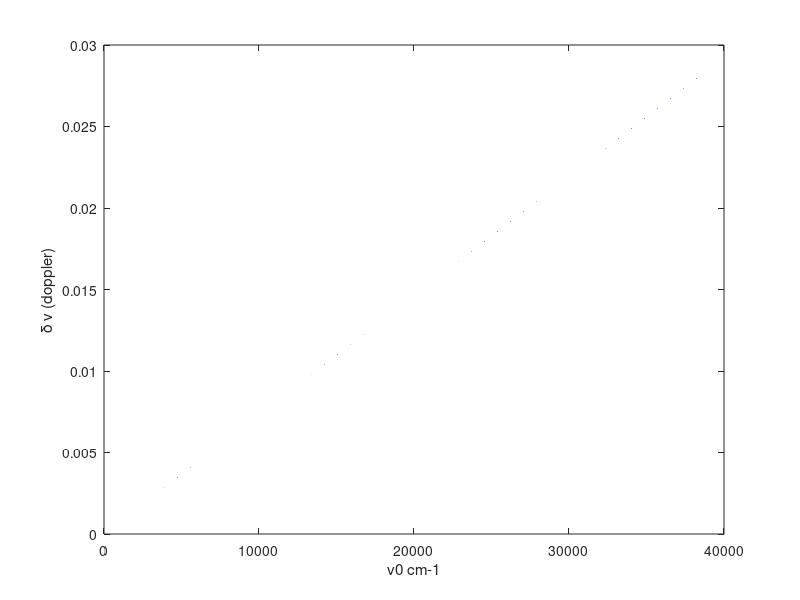

MATLAB code to generate this figure: (Note: this script raises an error after producing the figure.)
% function [y] = dopplerwidth_database(v0,T,m)

figure(1); clf;

%% eg this should show 0.0025 cm-1 spacing for 0800-2800 cm-1
%% eg this should show 0.0015 cm-1 spacing for 0500-0800 cm-1

v0 = 0.1:0.1:4000;    %% original only upto NIR
v0 = 0.1:0.1:20000;   %% new upto VIS
v0 = 0.1:0.1:40000;   %% new upto VIS/UV
T  = 200;
m  = 48;

% optimized for dopplerwidth_database(0.1:0.1:4000,150,50);
% optimized for dopplerwidth_database(0.1:0.1:4000,100,50); is also good!
% EVRYTHING HERE DONE at input mono spacing ie BEFORE 5 point boxcar
%this function computes the doppler width for spieces mass m, temp T, 
% at center freq v0
%line center  = v0 
%atmomic mass = m (amu) 
%temperature  = T  (k)

k       = 1.380658e-23; 
c_light = 2.99792458e8;         %ms-1 
amu     = 1.6605402e-27;        %nucleon mass/kg 
mass    = m*amu;

y =  v0.*sqrt(2*log(2)*k*T/mass/c_light/c_light);
plot(v0,y); xlabel('v0 cm-1'); ylabel('\delta \nu (doppler)');  pause

%%%%%%first find where the MONOCHROMATIC (before 5 pt boxcar) = 0.0005 cm-1
ii    = find(abs(y - 5e-4) <= 1e-6);
v0avg = sum(v0(ii))/length(ii);
v0avg = 1.1*v0avg;
jj0   = ii(1);            %%%%%this is where we start searching

currentchunks = 605:25:2805;
differ = abs(v0avg - currentchunks);
mn = min(differ);
iii = find(differ == mn);

datastart = currentchunks(iii);
fprintf(1,'monochromatic width = 5e-3 at v0 = %12.6f \n',v0avg);
fprintf(1,'closest chunk beginning to v0 = %12.6f \n',datastart);

%%%% start going to the right of jj0, in 10000 pts %%%%%%%%%%%%%%%%%%%%%%%%
%%%% at datastart, monochromatic = 0.0005 ==> 5 pt avg = 0.0025

%first restart jj0
ii    = find(abs(datastart - v0) <= 1e-6); 
jj0   = ii(1);            %%%%%this is where we start searching 

startstep = 5e-4;

%%%%%%%%%%%%%%%%%%%%%%%%%%%%%%%%%%%%%%%%%%%%%%%%%%
ii=1; stepsize(ii) = startstep; chunkstart(ii) = datastart;  
fprintf(1,'index = %3i  stepsize = %12.6f chunkstart = %12.6f \n',ii,...
	startstep*1000*10000,datastart);

disp('going ++++ ...')
jj = jj0;
while (jj < length(v0))
  startstep = startstep*2;
  while ((jj <= length(v0)) & (y(jj) <= startstep))
    jj = jj+1;   %%recall y(jj) is the doppler width
    end

  if (jj < length(v0))
    currentchunks = chunkstart(ii):10000*stepsize(ii):5000;
    currentchunks = chunkstart(ii):10000*stepsize(ii):max(v0);
    v0avg = v0(jj);
    differ = abs(v0avg - currentchunks);
    mn = min(differ);
    iii = find(differ == mn);

    datastart = currentchunks(iii);

    ii = ii+1; stepsize(ii) = startstep; chunkstart(ii) = datastart;  
    fprintf(1,'index = %3i  stepsize = %12.6f chunkstart = %12.6f \n',ii,...
	startstep*1000*10000,datastart);

    end

  end

%%%%%%%%%%%%%%%%%%%%%%%%%%%%%%%%%%%%%%%%%%%%%%%%%%
%%%% start going to the left of jj0, in 10000 pts 
%%%% at datastart, monochromatic = 0.0005 ==> 5 pt avg = 0.0025
disp('going ---- ...')

startstep = 5e-4;
jj = jj0;
while ((jj >= 1) & (chunkstart > 40.0))
  startstep = startstep/2;
  while ((jj >= 1) & (y(jj) >= startstep))
    jj = jj-1;
    end

  if (jj >= 1)
    currentchunks = 0.0:10000*stepsize(ii):chunkstart(ii);
    v0avg = v0(jj);
    differ = abs(v0avg - currentchunks);
    mn = min(differ);
    iii = find(differ == mn);

    datastart = currentchunks(iii);

    ii = ii+1; stepsize(ii) = startstep; chunkstart(ii) = datastart;  
    fprintf(1,'index = %3i  stepsize = %12.6f chunkstart = %12.6f \n',ii,...
	startstep*1000*10000,datastart);

    end

  end

%%%%%%%%%%%%%%%%%%%%%%%%%%%%%%%%%%%%%%%%%%%%%%%%%%%%%%%%%%%%%%%%%%%%%%%%
%%%%%%%%%%%%%%%%%%%%%%%%%%%%%%%%%%%%%%%%%%%%%%%%%%%%%%%%%%%%%%%%%%%%%%%%

fprintf(1,' \n');
fprintf(1,'   i   chunkstart  (monostep)*1e-7   (5*monostep)*1e-7  chunksize   chunkstop    numchunks\n');
fprintf(1,'----------------------------------------------------------------------------------------\n');

barr=zeros(size(v0));
[yy,ii] = sort(chunkstart); 
  chunkstart = chunkstart(ii); stepsize = stepsize(ii);
jj_start = find(v0 <= chunkstart(1));  jj_start=jj_start(length(jj_start));
for ii=1:length(chunkstart)
  if (ii < length(chunkstart))
    numkc(ii) = (chunkstart(ii+1) - chunkstart(ii))/(5*stepsize(ii)*10000);
  else  
    numkc(ii) = (v0(length(v0)) - chunkstart(ii))/(5*stepsize(ii)*10000);
    end
  numkc(ii) = ceil(numkc(ii));
  chunkend(ii)   = chunkstart(ii) + 10000*5*stepsize(ii)*numkc(ii);
  chunksize(ii) = 10000*5*stepsize(ii); %%5 pt avg, 10000 pts/chunk

  fprintf(1,' %3i   %11.4f    %11.4f    %11.4f    %11.4f    %11.4f    %3i\n',ii,...
  chunkstart(ii),stepsize(ii)*1000*10000,5*stepsize(ii)*1000*10000,chunkend(ii),chunksize(ii),numkc(ii));

  %plot the doppler line
  v00=chunkstart(ii); dv=stepsize(ii); v=v00-5*dv:dv:v00+5*dv;
  y00=line_doppler(v,v00,T,m,1); plot(v,y00,'+',v,y00); grid; pause

  %do the bar graph info
  if (ii < length(chunkstart))
    jj_end = find(v0 <= chunkstart(ii+1)); jj_end=jj_end(length(jj_end));
    barr(jj_start:jj_end) = dv;
    jj_start = jj_end+1;
  else
    jj_end = length(v0); 
    barr(jj_start:jj_end) = dv;
    jj_start = jj_end+1;
    end
  end
monospace = stepsize;

%%%%%%%%%%%%%%%%%%%%%%%%%%%%%%%%%%%%%%%%%%%%%%%%%%%%%%%%%%%%%%%%%%%%%%%%
disp(' ')
disp(' ')
disp('>>>>>>>>>>>>>>>>>>>>>>>>>>>>>>>>>> <<<<<<<<<<<<<<<<<<<<<<<<<<<<<<<<')
disp('Scott/Sergio preference on May 2007-8')
disp('0.00250 cm^-1 (0.00200 x 5): 100.0 cm^-1 chunks: 3500 to 5500 cm^-1 ')
disp('0.00250 cm^-1 (0.00050 x 5):  25.0 cm^-1 chunks:  800 to 3500 cm^-1 ')
disp('0.00150 cm^-1 (0.00030 x 5):  15.0 cm^-1 chunks:  500 to 800 cm^-1 ');
disp('0.00100 cm^-1 (0.00020 x 5):  10.0 cm^-1 chunks:  300 to 500 cm^-1 ');
disp('0.00050 cm^-1 (0.00010 x 5):   5.0 cm^-1 chunks:  140 to 300 cm^-1 ');
disp('0.00025 cm^-1 (0.00005 x 5):   2.5 cm^-1 chunks:   80 to 140 cm^-1 ');
disp('0.00015 cm^-1 (0.00003 x 5):   1.5 cm^-1 chunks:   50 to  80 cm^-1 ');
disp('0.00010 cm^-1 (0.00002 x 5):   1.0 cm^-1 chunks:   30 to  50 cm^-1 ');
disp('0.00005 cm^-1 (0.00001 x 5):   0.5 cm^-1 chunks:   14 to  30 cm^-1 ');
disp(' ')
disp('and so on (same pattern with different factor of 10) down into ');
disp('the microwave region.  It would be 3x more work to extend      ');
disp('the database down to 1 cm^-1 than to stop around 140 cm^-1.    ');

scott_dv = ...
  [0.00200 0.00050 0.00030 0.00020 0.00010 0.00005 0.00003 0.00002 0.00001];
scott_v0 = ...
  [3500    800     500     300     140     80      50      30      14];
sarr=zeros(size(v0));
[yy,ii] = sort(scott_v0); scott_v0=scott_v0(ii); scott_dv=scott_dv(ii);
jj_start = find(v0 <= scott_v0(1));  jj_start=jj_start(length(jj_start));
for ii=1:length(scott_v0)
  if (ii < length(scott_v0))
    numkc(ii) = (scott_v0(ii+1) - scott_v0(ii))/(5*scott_dv(ii)*10000);
  else  
    numkc(ii) = (v0(length(v0)) - scott_v0(ii))/(5*scott_dv(ii)*10000);
    end
  numkc(ii) = ceil(numkc(ii));
  fprintf(1,' %3i   %12.6f      %12.6f       %3i\n',ii,...
       scott_v0(ii),scott_dv(ii)*5,numkc(ii));

  %plot the doppler line
  v00=scott_v0(ii); dv=scott_dv(ii); v=v00-5*dv:dv:v00+5*dv;
  y00=line_doppler(v,v00,T,m,1); plot(v,y00,'+',v,y00); grid; pause

  %do the bar graph info
  if (ii < length(scott_v0))
    jj_end = find(v0 <= scott_v0(ii+1)); jj_end=jj_end(length(jj_end));
    sarr(jj_start:jj_end) = dv;
    jj_start = jj_end+1;
  else
    jj_end = length(v0); 
    sarr(jj_start:jj_end) = dv;
    jj_start = jj_end+1;
    end
  end

semilogx(v0,y,v0,5e-4*ones(size(v0)),'b.-',chunkstart,monospace,'ro',...
         v0,barr,'r',scott_v0,scott_dv,'ko-',v0,sarr,'k'); 
plot(v0,y,v0,5e-4*ones(size(v0)),'b.-',chunkstart,monospace,'ro',...
         v0,barr,'r',scott_v0,scott_dv,'ko-',v0,sarr,'k'); 
grid; title('Monochromatic Doppler Widths'); 
xlabel('v0 cm-1'); ylabel('mono width (before boxcar) cm-1');

figure(2); rad = ttorad(v0,300);
           radSun = ttorad(v0,6000)*6.785087652174316e-5;
  h1 = subplot(211); plot(v0,rad,v0,radSun); ylabel('ttorad(v,300)')
  h2 = subplot(212); plot(v0,cumsum(rad)/max(cumsum(rad)));
                                   ylabel('cumsum(rad)')
  adjust21(h1,h2,'even')
%%%%%%%%%%%%%%%%%%%%%%%%%%%%%%%%%%%%%%%%%%%%%%%%%%%%%%%%%%%%%%%%%%%%%%%%%%%
